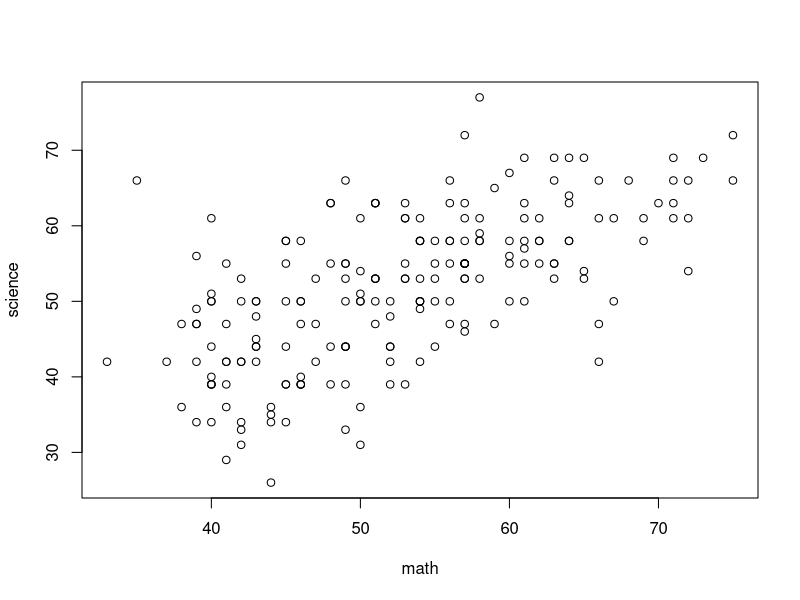
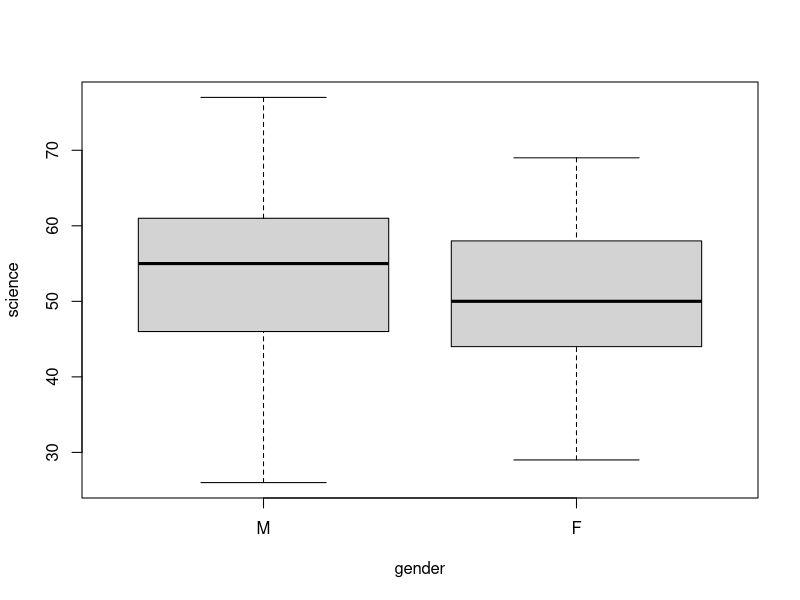
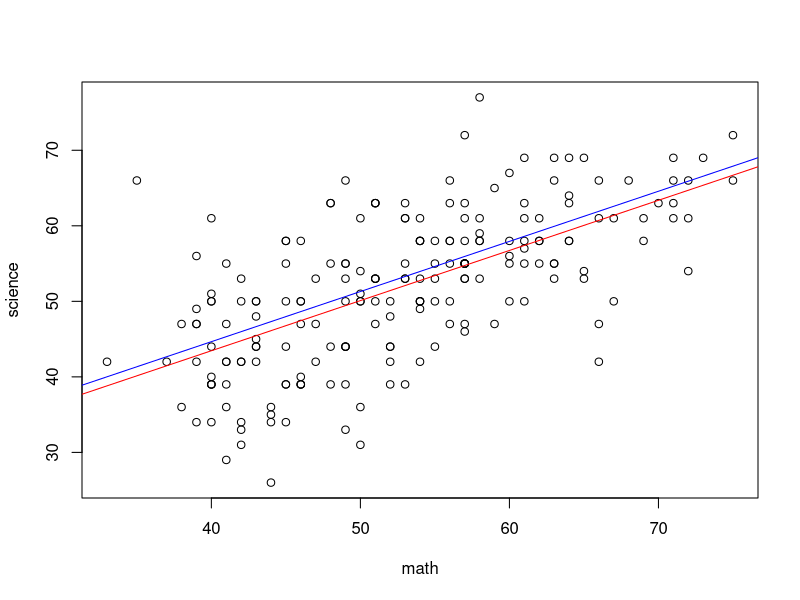

The R script that drew these images, in order:
## ---- chunk 1
library(readxl)
library(dplyr)
student_data <- read_excel("hsb2.xlsx")

race_labels = c("hispanic", "asian", "african-american", "white")
prog_labels = c("general","academic","vocational")

student_data <- student_data %>% 
  mutate(gender = factor(female, labels=c("M","F")),
         social_economic_group = factor(ses, labels=c("L","M","H")),
         race = factor(race, labels=race_labels),
         program = factor(prog, labels=prog_labels)) %>%
  select(-female, -prog, -ses)
## ---- chunk 2
plot(science ~ math, data=student_data)
## ---- chunk 3
plot(science ~ gender, data=student_data)
## ---- chunk 4
model1 <- lm(science~math,data=student_data)
summary(model1)
## ---- chunk 5
model2 <- lm(science ~ math + gender, data=student_data)
summary(model2)
## ---- chunk 6
plot(science ~ math, data=student_data)
abline(a=18.10, b=0.664, col="blue")
abline(a=16.90, b=0.664, col="red")

## ---- chunk 7
model3 <- lm(science ~ math + read + gender + race, data=student_data)
summary(model3)
## ---- chunk 8
model4 <- lm(science ~ math + read + gender + race + write, data=student_data)
summary(model4)
## ---- chunk 9
anova(model4,model3)
